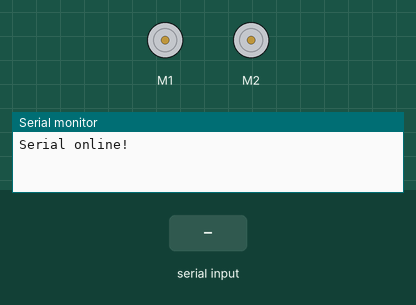
A sketch run on a simulated Arduino Uno, built with avr-gcc and run on an emulated ATmega328P. Parts: 2 × DC motor (green arrow = forward, orange = backward, longer = faster), the last lines printed to the serial monitor. Inputs (shaded band) come from the test bench.

Above: at 1.2 s.
1.3 s: "90,45\n" received over the second serial link
At 1.8 s:
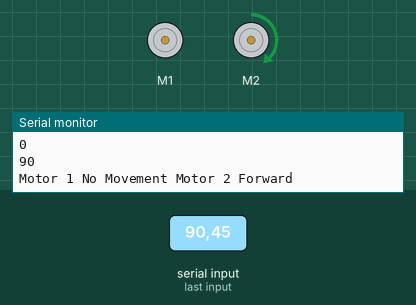
2.8 s: "30,150\n" received over the second serial link
At 4.0 s:
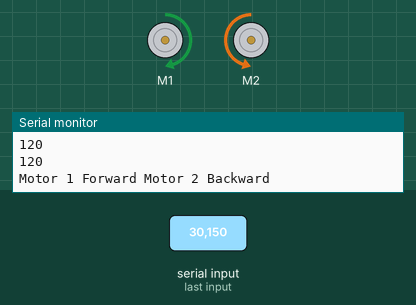
4.3 s: "5\n" received over the second serial link
At 6.2 s:
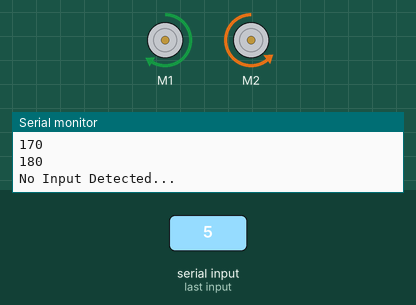
6.8 s: "1,90\n" received over the second serial link
At 7.4 s:
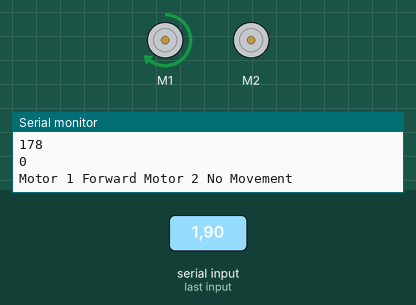
8.3 s: "200\n" received over the second serial link
At 10.5 s:
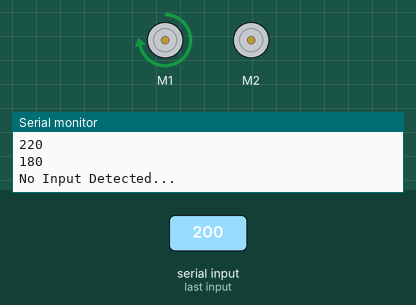
10.8 s: "90\n" received over the second serial link
At 12.4 s:
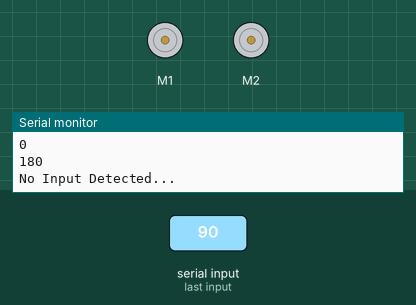
Timing chart, 0 to 13.9 s (numbered marks = the images above; inputs shaded):
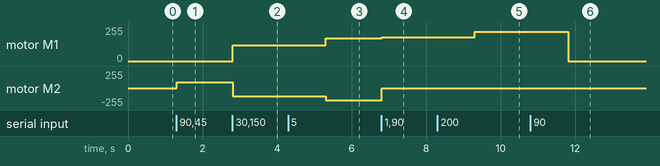

The sketch:

sketch_feb24a.ino
```cpp
#include <SoftwareSerial.h>
#include <AFMotor.h>

SoftwareSerial softSerial(15, 14); // RX, TX

#define velocity (700) /* how fast the wheels spin */
#define MAX_RANGE (90)

AF_DCMotor m_driver(1, MOTOR12_64KHZ); // driver-side motor
AF_DCMotor m_passenger(2, MOTOR12_64KHZ); // passenger-side motor

void setup() {
  softSerial.begin(9600);
  Serial.begin(9600);
  Serial.println("Serial online!");

 // m_driver.setSpeed(velocity);
  //m_passenger.setSpeed(velocity);


}

void loop() {
  while (softSerial.available()) {
    Serial.println("While Loop!");
    int motor1 = softSerial.parseInt();
    int motor2 = softSerial.parseInt();
    int s1 = calcSpeed(motor1);
    int s2 = calcSpeed(motor2);
    m_driver.setSpeed(s1);
    Serial.println(s1);
    m_passenger.setSpeed(s2);
    Serial.println(s2);
    if (softSerial.read() == '\n') {
      if (motor1 < 90) {
        m_driver.run(FORWARD);
        Serial.print("Motor 1 Forward ");
      }
      else if (motor1 > 90) {
        m_driver.run(BACKWARD);
        Serial.print("Motor 1 Backward ");
      }
      else {
        m_driver.run(RELEASE);
        Serial.print("Motor 1 No Movement ");
      }
      if (motor2 < 90) {
        m_passenger.run(FORWARD);
        Serial.println("Motor 2 Forward");
      }
      else if (motor2 > 90) {
        m_passenger.run(BACKWARD);
        Serial.println("Motor 2 Backward");
      }
      else {
        m_passenger.run(RELEASE);
        Serial.println("Motor 2 No Movement");
      }

    }
    else {
      Serial.println("No Input Detected...");
    }

  }
  delay(50);
}

int calcSpeed(int pos){
  Serial.println(pos);
  return abs(pos-90) * (255/MAX_RANGE);

}

void blinkReadyLight() {
  for (int i = 0; i < 3; i++) {
    digitalWrite(13, HIGH);
    delay(200);
    digitalWrite(13, LOW);
    delay(200);
  }
}
```

Measured:
- after the input at 1.3 s, motor M2: stopped → forward 90/255 at once
- after the input at 2.8 s, motor M1: stopped → forward 120/255 at once; motor M2: forward 90/255 → backward 120/255 at once
- after the input at 4.3 s, motor M1: forward 120/255 → forward 170/255 after 1.0 s; motor M2: backward 120/255 → backward 180/255 after 1.0 s
- after the input at 6.8 s, motor M1: forward 170/255 → forward 178/255 at once; motor M2: backward 180/255 → stopped at once
- after the input at 8.3 s, motor M1: forward 178/255 → forward 220/255 after 1.0 s
- after the input at 10.8 s, motor M1: forward 220/255 → stopped after 1.0 s
